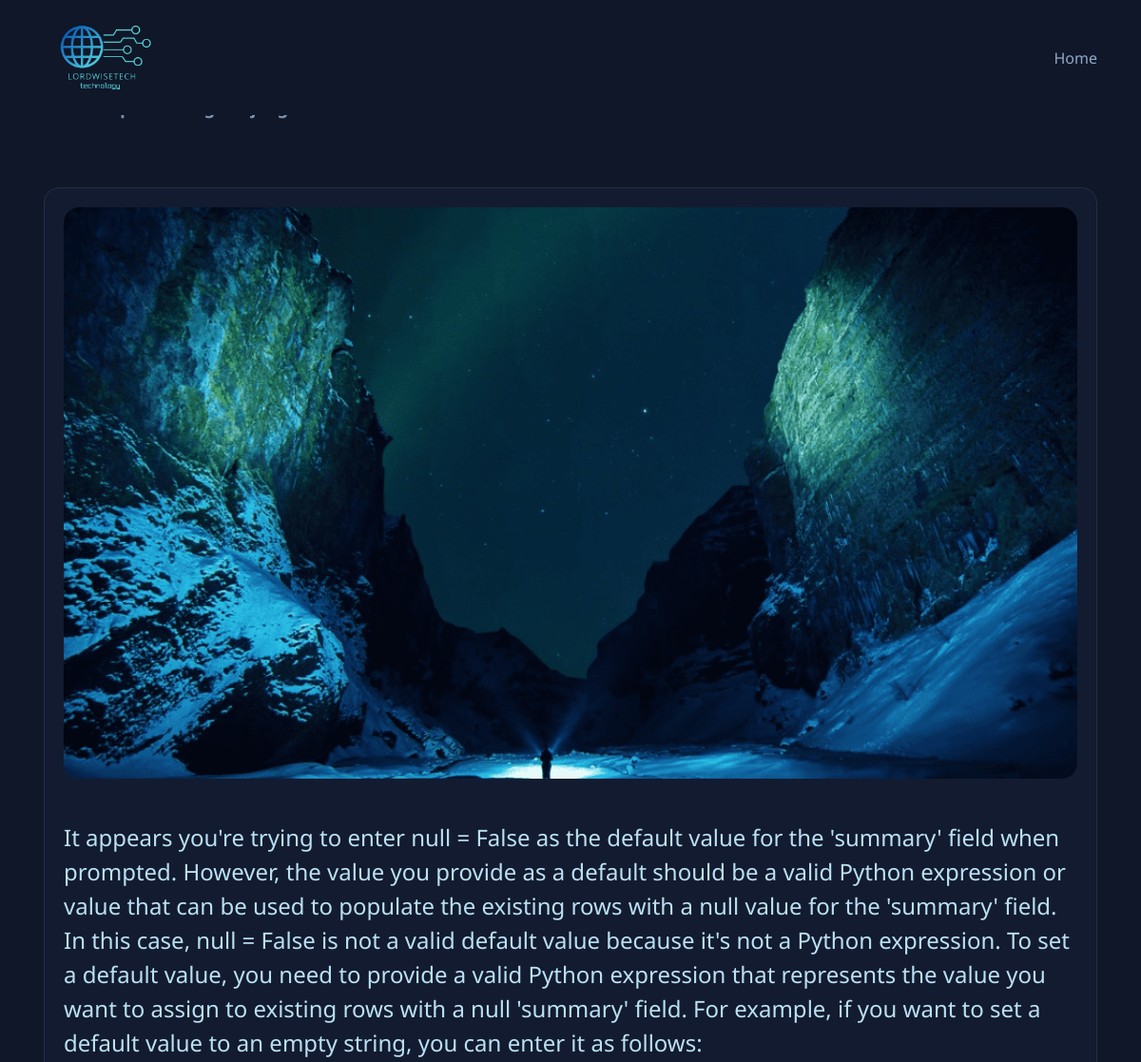
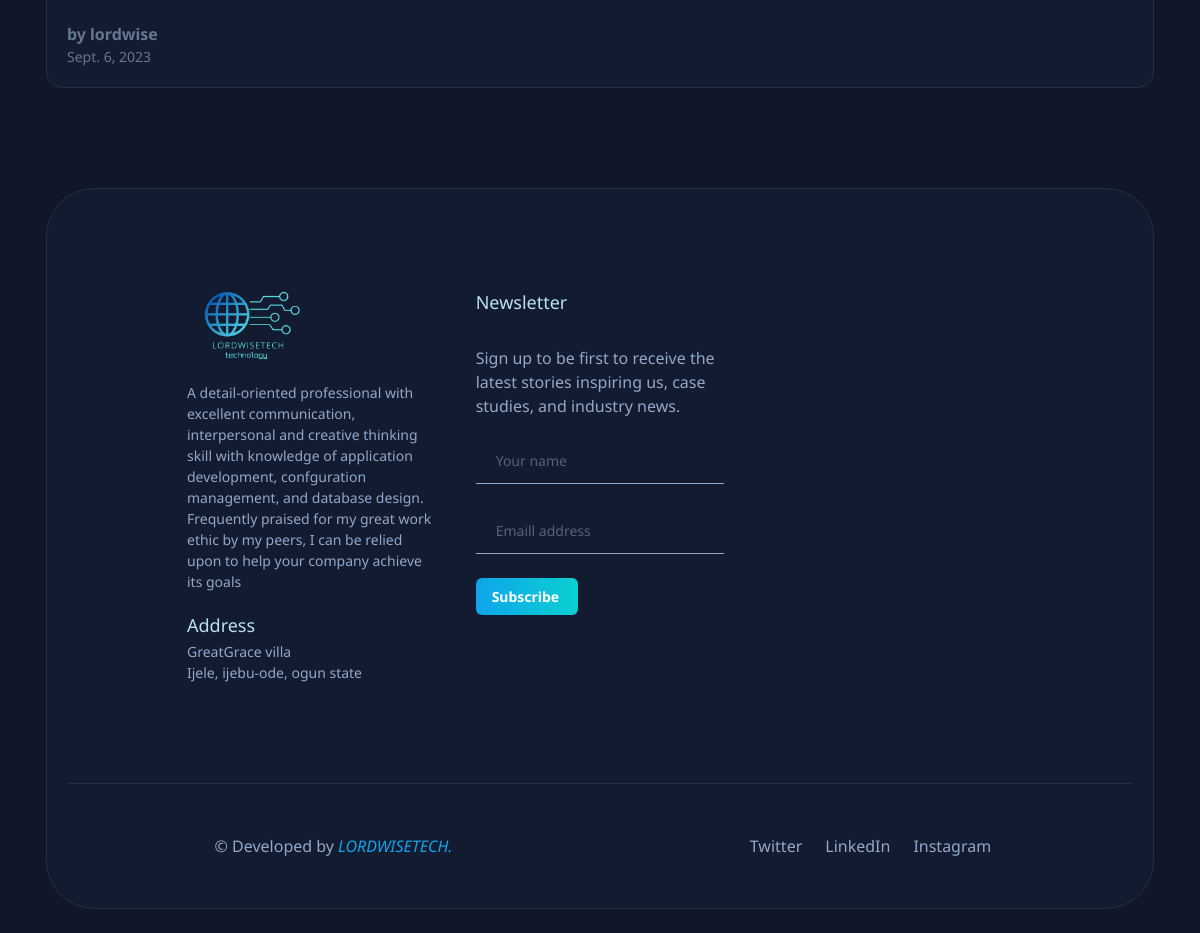
Screenshot of /blogpost/22 with the database file from the repository (2 pictures, top to bottom).
### main/models.py (models this page shows, shortened)
class images (models.Model):
    logo_img = models.ImageField(null=True, upload_to='images/', blank=True)
    admin_img = models.ImageField(null=True, upload_to='images/', blank=True)

class CreateBlog(models.Model):
    title = models.CharField(max_length=200)
    title_tag = models.CharField(max_length=30)
    author = models.ForeignKey(User, on_delete=models.CASCADE)
    body = models.TextField()
    summary = models.CharField(max_length=200,null=False,blank=False)
    post_date = models.DateField(auto_now_add=True)
    post_img = models.ImageField(null=True, upload_to='images/', blank=True)

### main/views.py (the view)
# urls.py: path('blogpost/<int:pk>',Blogpage.as_view(), name="blogg"),
class Blogpage(DetailView):
    model = CreateBlog
    template_name = "main/template/blog.html"
    context_object_name = "post"
    def get_context_data(self, **kwargs):
        context = super().get_context_data(**kwargs)
        context['images'] = images.objects.all()
        return context

### main/template/blog.html (shortened to what this page needs)
<!DOCTYPE html>
{% load static %}
<html lang="en">
<head>
  <link rel="stylesheet" href="{% static './assets/css/style.css' %}">
</head>
<body id="top">
<header class="header" data-header>
  <div class="container">
    <a href="#" class="logo">
      {% for post in images %}
      <img src="{{ post.logo_img}}" width="119" height="37" alt="LORDWISETECH">
      {% endfor %}
    </a>
    <nav class="navbar" data-navbar>
      <ul class="navbar-list">
        <li>
          <a href="{% url 'home' %}" class="navbar-link hover-1" data-nav-toggler>Home</a>
        </li>
      </ul>
 </nav>
  </div>
</header>
<main>
  <article>
    <section class="section feature" aria-label="feature" id="featured">
      <div class="container">
        <h5 class="section-text">
        <strong> {{ post.title_tag }}</strong>
        </h5>
        <div class="feature-list">
          <div class="card feature-card">
            <figure class="card-banner img-holder" style="--width: 1602; --height: 903;">
              <img src="{{post.post_img.url}}" width="1602" height="903" loading="lazy" alt="Self-observation is the first step of inner unfolding" class="img-cover">
            </figure>
            <div class="card-content">
              <p class="headline headline-3">
                  {{post.body}}
              </p>
              <div class="card-wrapper">
                <div class="profile-card">
                  <div>
                    <p class="card-title">by {{post.author}}</p>
                    <p class="card-subtitle">{{post.post_date}}</p>
                  </div>
                </div>
              </div>
            </div>
          </div>
        </div>
      </div>
    </section>
  </article>
</main>
<footer>
  <div class="container">
    <div class="card footer">
      <div class="section footer-top">
        <div class="footer-brand">
          <a href="#" class="logo">
            {% for post in images %}
            <img src="{{post.logo_img}}" width="119" height="37" loading="lazy" alt="Wren logo">
            {% endfor %}
          </a>
          <p class="footer-text">
                 A detail-oriented professional with excellent communication, interpersonal and
      creative thinking skill with knowledge of application development, confguration management, and database design.
      Frequently praised for my great work ethic by my peers, I can be relied upon to help your company achieve its goals
          </p>
          <p class="footer-list-title">Address</p>
          <address class="footer-text address">
            GreatGrace villa  <br>
            Ijele, ijebu-ode, ogun state
          </address>
        </div>
        <div class="footer-lis">
          <p class="footer-list-title">Newsletter</p>
          <p class="footer-text">
            Sign up to be first to receive the latest stories inspiring us, case studies, and industry news.
          </p>
          <div class="input-wrapper">
            <input type="text" name="name" placeholder="Your name" required class="input-field" autocomplete="off">
          </div>
          <div class="input-wrapper">
            <input type="email" name="email_address" placeholder="Emaill address" required class="input-field"
                   autocomplete="off">
          </div>
          <a href="#" class="btn btn-primary">
            <span class="span">Subscribe</span>
          </a>
        </div>
      </div>
      <div class="footer-bottom">
        <p class="copyright">
          &copy; Developed by <a href="#" class="copyright-link">LORDWISETECH.</a>
        </p>
        <ul class="social-list">
          <li>
            <a href="#" class="social-link">
              <span class="span">Twitter</span>
            </a>
          </li>
          <li>
            <a href="#" class="social-link">
              <span class="span">LinkedIn</span>
            </a>
          </li>
          <li>
            <a href="#" class="social-link">
              <span class="span">Instagram</span>
            </a>
          </li>
        </ul>
      </div>
    </div>
  </div>
</footer>
</body>
</html>

### rows the page displays
images: logo_img (picture)
CreateBlog: post_img (picture), body "It appears you're trying to enter null = False as the default value for the 'summary' field when prompted. However, the value you provide as a default should be a valid Python expression or value that can be used to populate the existing rows with a null value for the 'summary' field. In this case, null = False is not a valid default value because it's not a Python expression. To set a default value, you need to provide a valid Python expression that represents the value you want to assign to existing rows with a null 'summary' field. For example, if you want to set a default value to an empty string, you can enter it as follows:", author "lordwise", post_date "Sept. 6, 2023"
